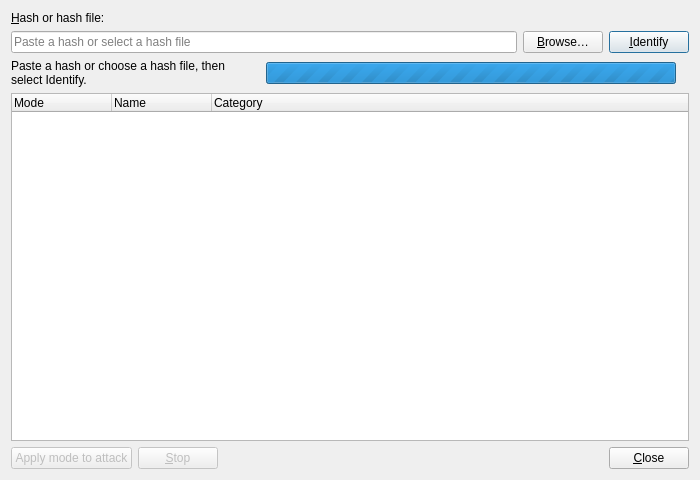
<?xml version="1.0" encoding="UTF-8"?>
<ui version="4.0">
 <class>IdentifyDialog</class>
 <widget class="QDialog" name="IdentifyDialog">
  <property name="geometry">
   <rect>
    <x>0</x>
    <y>0</y>
    <width>700</width>
    <height>480</height>
   </rect>
  </property>
  <property name="windowTitle">
   <string>Identify hash</string>
  </property>
  <layout class="QVBoxLayout" name="verticalLayout">
   <item>
    <widget class="QLabel" name="label_input">
     <property name="text">
      <string>&amp;Hash or hash file:</string>
     </property>
     <property name="buddy">
      <cstring>lineEdit_input</cstring>
     </property>
    </widget>
   </item>
   <item>
    <layout class="QHBoxLayout" name="horizontalLayout_input">
     <item>
      <widget class="HashInputLineEdit" name="lineEdit_input">
       <property name="placeholderText">
        <string>Paste a hash or select a hash file</string>
       </property>
      </widget>
     </item>
     <item>
      <widget class="QPushButton" name="pushButton_browse">
       <property name="text">
        <string>&amp;Browse…</string>
       </property>
       <property name="autoDefault">
        <bool>false</bool>
       </property>
      </widget>
     </item>
     <item>
      <widget class="QPushButton" name="pushButton_identify">
       <property name="text">
        <string>&amp;Identify</string>
       </property>
       <property name="default">
        <bool>true</bool>
       </property>
      </widget>
     </item>
    </layout>
   </item>
   <item>
    <layout class="QHBoxLayout" name="horizontalLayout_status">
     <item>
      <widget class="QLabel" name="label_status">
       <property name="text">
        <string>Paste a hash or choose a hash file, then select Identify.</string>
       </property>
       <property name="wordWrap">
        <bool>true</bool>
       </property>
      </widget>
     </item>
     <item>
      <widget class="QProgressBar" name="progressBar_busy">
       <property name="visible">
        <bool>false</bool>
       </property>
       <property name="accessibleName">
        <string>Identification progress</string>
       </property>
       <property name="maximum">
        <number>0</number>
       </property>
       <property name="value">
        <number>-1</number>
       </property>
       <property name="textVisible">
        <bool>false</bool>
       </property>
      </widget>
     </item>
     <item>
      <widget class="QLabel" name="label_elapsed">
       <property name="visible">
        <bool>false</bool>
       </property>
       <property name="accessibleName">
        <string>Elapsed time</string>
       </property>
       <property name="text">
        <string/>
       </property>
      </widget>
     </item>
    </layout>
   </item>
   <item>
    <widget class="QTreeWidget" name="treeWidget_results">
     <property name="editTriggers">
      <set>QAbstractItemView::NoEditTriggers</set>
     </property>
     <property name="alternatingRowColors">
      <bool>true</bool>
     </property>
     <property name="rootIsDecorated">
      <bool>false</bool>
     </property>
     <property name="selectionBehavior">
      <enum>QAbstractItemView::SelectRows</enum>
     </property>
     <column>
      <property name="text">
       <string>Mode</string>
      </property>
     </column>
     <column>
      <property name="text">
       <string>Name</string>
      </property>
     </column>
     <column>
      <property name="text">
       <string>Category</string>
      </property>
     </column>
    </widget>
   </item>
   <item>
    <layout class="QHBoxLayout" name="horizontalLayout_buttons">
     <item>
      <widget class="QPushButton" name="pushButton_apply">
       <property name="enabled">
        <bool>false</bool>
       </property>
       <property name="text">
        <string>Apply mode to attack</string>
       </property>
       <property name="autoDefault">
        <bool>false</bool>
       </property>
      </widget>
     </item>
     <item>
      <widget class="QPushButton" name="pushButton_cancel">
       <property name="text">
        <string>&amp;Stop</string>
       </property>
       <property name="enabled">
        <bool>false</bool>
       </property>
       <property name="autoDefault">
        <bool>false</bool>
       </property>
      </widget>
     </item>
     <item>
      <spacer name="horizontalSpacer">
       <property name="orientation">
        <enum>Qt::Horizontal</enum>
       </property>
       <property name="sizeHint" stdset="0">
        <size>
         <width>40</width>
         <height>20</height>
        </size>
       </property>
      </spacer>
     </item>
     <item>
      <widget class="QPushButton" name="pushButton_close">
       <property name="text">
        <string>&amp;Close</string>
       </property>
       <property name="autoDefault">
        <bool>false</bool>
       </property>
      </widget>
     </item>
    </layout>
   </item>
  </layout>
 </widget>
 <customwidgets>
  <customwidget>
   <class>HashInputLineEdit</class>
   <extends>QLineEdit</extends>
   <header>identifydialog.h</header>
  </customwidget>
 </customwidgets>
 <resources/>
 <connections/>
</ui>
